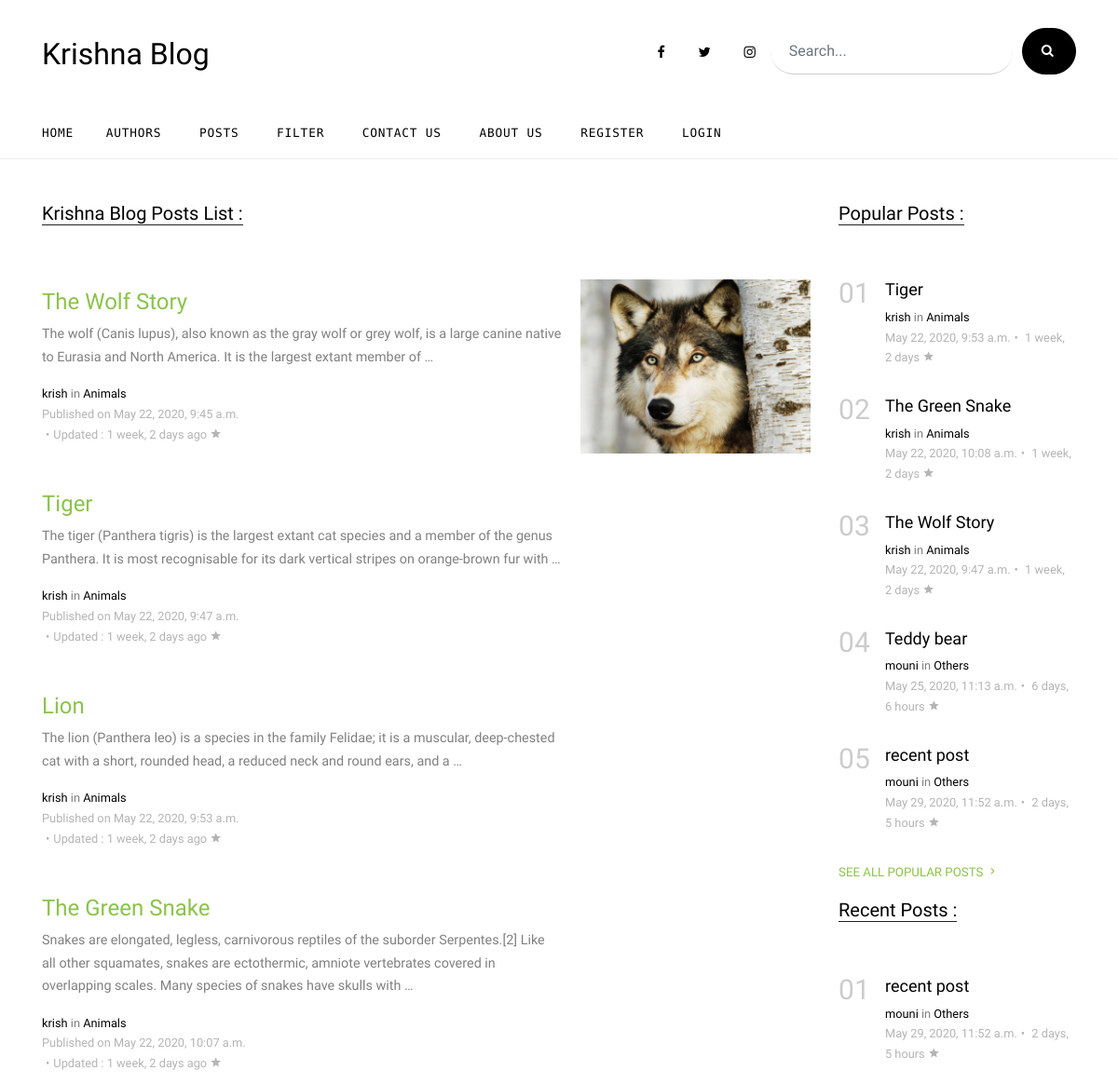
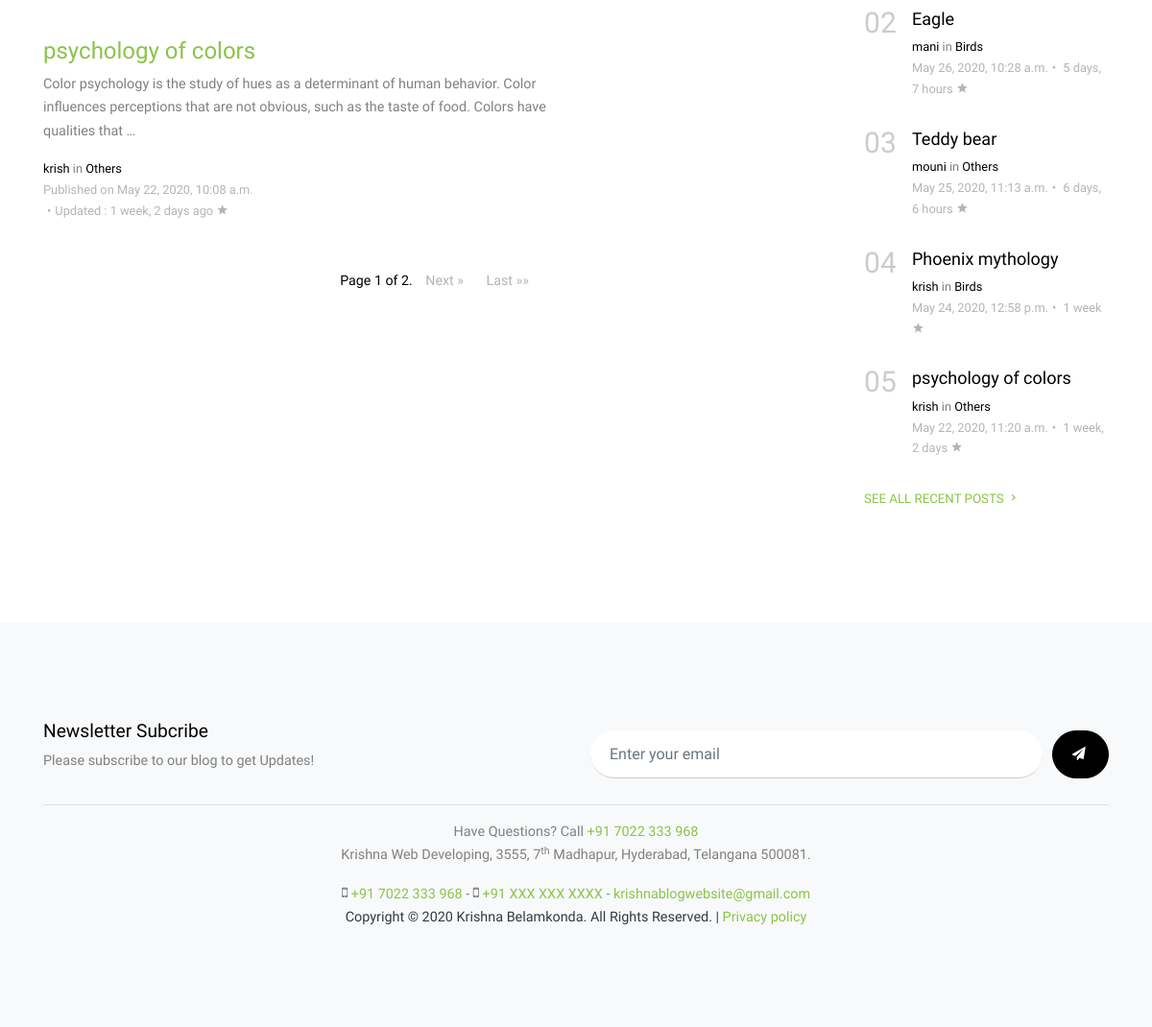
/posts/, run on the app's committed database (2 pictures, top to bottom).
### blog/models.py (models this page shows, shortened)
class Post(models.Model):
    STATUS = ( ('D','draft'), ('P','published') )
    PRIVACY = ( ('Public','Public'), ('Private','Private') )
    CATEGORY =(
            ('Animals', 'Animals'),
            ('Birds', 'Birds'),
            ('Business', 'Business'),
            ('Comedy', 'Comedy'),
            ('Food', 'Food'),
            ('Health', 'Health'),
            ('Movies', 'Movies'),
            ('Sports', 'Sports'),
            ('Politics', 'Politics'),
            ('Technology', 'Technology'),
            ('Others', 'Others'),
        )
    title = models.CharField(max_length=100)
    creator = models.ForeignKey(Author, on_delete=models.CASCADE)
    content = models.TextField(max_length=10000 )
    post_pic = models.ImageField(upload_to='post_img/' , null=True, blank=True)
    slug = models.SlugField(max_length=100, unique='True', null=True, blank=True)
    category = models.CharField(choices=CATEGORY, max_length=20 )
    created_date = models.DateTimeField(auto_now_add=True)
    updated_date = models.DateTimeField(auto_now=True)
    published_date = models.DateTimeField(default=timezone.now)
    status = models.CharField(choices=STATUS, max_length=2, default='D')
    privacy = models.CharField(choices=PRIVACY, max_length=8, default='Public')
    tag1 = models.CharField(max_length=24, blank=True, null=True)
    tag2 = models.CharField(max_length=24, blank=True, null=True)
    tag3 = models.CharField(max_length=24, blank=True, null=True)
    class Meta:
        ordering = ('-published_date',)
        unique_together = ('title', 'slug')

class Author(models.Model):
    name = models.OneToOneField(User, unique=True, max_length=64, on_delete=models.CASCADE)
    dob = models.DateField(null=True, blank=True)
    phone_no = models.CharField(max_length=14, blank=True, null=True)
    email = models.EmailField(blank=True, null=True)
    address = models.TextField(max_length=1000, blank=True, null=True)
    photo = models.ImageField(upload_to='author_img/', blank=True, null=True)
    joined_date = models.DateTimeField(auto_now_add=True)
    slug = models.SlugField(max_length=255, unique=True, null=True, blank=True)
    about = models.TextField(max_length=5000, null=True, blank=True)
    def __str__(self):
        return str(self.name)
    class Meta:
        unique_together = ('name', 'slug')

### blog/views.py (the view)
# urls.py: path('posts/', PostsList.as_view(), name='posts'),
class PostsList(ListView):
    model = Public_Post
    paginate_by = 5
    template_name = 'blog/post_list.html'
    def get_context_data(self, **kwargs):
        context = super().get_context_data(**kwargs)
        context['popular_posts'] = popular.popular()[0:5]
        context['recent_posts'] = Recent_Posts.objects.order_by('-published_date')[:5:]
        return context

### blog/models.py (called while the page is built)
    def get_queryset(self):
        return super().get_queryset().filter(~Q(status='D'), ~Q(privacy='Private')).order_by('id')

    def get_queryset(self):
        return super().get_queryset().filter(~Q(status='D'), ~Q(privacy='Private')).order_by('-published_date')

### blog/popular.py (called while the page is built)
def popular():
    posts = Public_Post.objects.all()
    p_p = {}
    for post in posts:
        cnt = post.comment_set.count()
        if cnt > 0:
            p_p[post.title] = post.comment_set.count()
        else:
            continue
    sort_orders = sorted(p_p.items(), key=lambda x: x[1], reverse=True)
    top_posts = sort_orders
    pop_posts = []
    for k in top_posts:
        post = Public_Post.objects.get(title=k[0])
        pop_posts.append(post)
    return pop_posts

### blog/templates/blog/post_list.html (shortened to what this page needs)
<!DOCTYPE html>
{% extends 'blog/base.html' %}
{% load static %}
{% block content %}
<div class="site-section">
    <div class="container">
        <div class="row">
            <div class="col-lg-9">
                <div class="section-title ">
                    <h2>Krishna Blog  Posts List :</h2>
                </div>
                {% if object_list %}
                {% for post in object_list %}
                <div class="post-entry-2 d-flex">
                    {% if post.post_pic %}
                    <div class="thumbnail order-md-2" style="background-image: url({{ post.post_pic.url }});"></div>
                    {% else %}
                    <div class="thumbnail order-md-2" style="background-image: url();" >
                        <br>
                        <img src="" alt="No image!">
                    </div>
                    {% endif %}
                    <div class="contents order-md-1 pl-0">
                        <h4><a href="{% url 'blog:post' post.slug %}">{{ post.title}}</a></h4>
                        <p class="mb-3">{{ post.content | truncatewords:30}}</p>
                        <div class="post-meta">
                        <span class="d-block"><a href="{% url 'blog:author' post.creator.slug %}">{{ post.creator }}</a> in <a
                                href="#">{{ post.category }}</a></span>
                            <span class="date-read">Published on {{ post.published_date }} <br> <span class="mx-1">&bullet;</span>Updated : {{ post.created_date| timesince}} ago <span
                                    class="icon-star2"></span></span>
                        </div>
                    </div>
                </div>
                {% endfor %}
                {% include 'blog/pagination.html' %}
                {% else %}
                <div class="card-body text-center">
                    <h6 class="alert alert-warning" ><b><i>This Blog does'not have any posts yet!</i></b></h6>
                </div>
                {% endif %}
            </div>
            <div class="col-lg-3">
                <div class="section-title">
                    <h2>Popular Posts :</h2>
                </div>
                {% if popular_posts %}
                {% for post in popular_posts %}
                <div class="trend-entry d-flex">
                    <div class="number align-self-start">0{{ forloop.counter }}</div>
                    <div class="trend-contents">
                        <h2><a href="{% url 'blog:post' post.slug %}">{{post.title}}</a></h2>
                        <div class="post-meta">
                                <span class="d-block"><a href="{% url 'blog:author' post.creator.slug %}">{{ post.creator }}</a> in <a
                                        href="#">{{ post.category }}</a></span>
                            <span class="date-read">{{ post.created_date }}<span class="mx-1">&bullet;</span> {{ post.published_date| timesince}} <span
                                    class="icon-star2"></span></span>
                        </div>
                    </div>
                </div>
                {% endfor %}
                <p>
                    <a href="{% url 'blog:popular-posts' %}" class="more">See All Popular Posts <span class="icon-keyboard_arrow_right"></span></a>
                </p>
                    {% else %}
                    <div class=" text-center">
                    <h6 class="alert alert-secondary" ><b><i>No posts available yet!!</i></b></h6>
                </div>
                    {% endif %}
                <div class="section-title">
                    <h2>Recent Posts :</h2>
                </div>
                {% if recent_posts %}
                {% for post in recent_posts %}
                <div class="trend-entry d-flex">
                    <div class="number align-self-start">0{{ forloop.counter }}</div>
                    <div class="trend-contents">
                        <h2><a href="{% url 'blog:post' post.slug %}">{{post.title}}</a></h2>
                        <div class="post-meta">
                                <span class="d-block"><a href="{% url 'blog:author' post.creator.slug %}">{{ post.creator }}</a> in <a
                                        href="#">{{ post.category }}</a></span>
                            <span class="date-read">{{ post.created_date }}<span class="mx-1">&bullet;</span> {{ post.published_date| timesince}} <span
                                    class="icon-star2"></span></span>
                        </div>
                    </div>
                </div>
                {% endfor %}
                <p>
                    <a href="{% url 'blog:recent-posts' %}" class="more">See All Recent Posts <span
                            class="icon-keyboard_arrow_right"></span></a>
                </p>
                {% else %}
                    <div class=" text-center">
                    <h6 class="alert alert-primary" ><b><i>No posts available yet!!</i></b></h6>
                </div>
                    {% endif %}
            </div>
        </div>
    </div>
</div>
{% endblock %}

### static/css/style.css (style rules this page uses)
html { overflow-x: hidden; }
body { line-height: 1.7; color: gray; font-weight: 300; font-size: .9rem; }
a { -webkit-transition: .3s all ease; -o-transition: .3s all ease; transition: .3s all ease; }
h1, h2, h3, h4, h5, .h1, .h2, .h3, .h4, .h5 { font-family: "Cabin", -apple-system, BlinkMacSystemFont, "Segoe UI", Roboto, "Helvetica Neue", Arial, sans-serif, "Apple Color Emoji", "Segoe UI Emoji", "Segoe UI Symbol", "Noto Color Emoji"; }
.site-section { padding: 2.5em 0; }
@media (min-width: 768px) { .site-section { padding: 7em 0; } }
.section-title { color: #000; margin-bottom: 50px; }
.section-title h2 { font-size: 20px; font-weight: 400; border-bottom: 1px solid #222; position: relative; display: inline-block; }
.section-title h2:before { position: absolute; content: ""; height: 1px; background: #777; }
.post-meta { font-size: .8rem; }
.post-meta a { color: #000; }
.date-read { color: #b4b4b4; }
.post-entry-1, .post-entry-2 { font-size: .9rem; margin-bottom: 30px; }
.post-entry-2 { font-size: .9rem; }
.post-entry-2 .thumbnail { background-size: cover; background-position: center; width: 30%; }
.post-entry-2 .contents { width: 70%; padding: 10px 20px; }
.trend-entry { margin-bottom: 30px; }
.trend-entry .number { -webkit-box-flex: 0; -ms-flex: 0 0 50px; flex: 0 0 50px; font-size: 30px; line-height: 1; color: #ccc; }
.trend-entry .trend-contents h2 { font-size: 18px; }
.trend-entry .trend-contents h2 a { color: #000; }
.more { color: #8bc34a; text-transform: uppercase; font-size: .83rem; }

### data on the page
Post: post_pic (picture), title "The Wolf Story", content "The wolf (Canis lupus), also known as the gray wolf or grey wolf, is a large canine native to Eurasia and North America. It is the largest extant member of …", creator "krish", category "Animals", published_date "May 22, 2020, 9:45 a.m.", created_date "1 week, 2 days", created_date "May 22, 2020, 9:47 a.m.", published_date "1 week, 2 days"
Post: title "Tiger", content "The tiger (Panthera tigris) is the largest extant cat species and a member of the genus Panthera. It is most recognisable for its dark vertical stripes on orange-brown fur with …", creator "krish", category "Animals", published_date "May 22, 2020, 9:47 a.m.", created_date "1 week, 2 days", created_date "May 22, 2020, 9:53 a.m.", published_date "1 week, 2 days"
Post: title "Lion", content "The lion (Panthera leo) is a species in the family Felidae; it is a muscular, deep-chested cat with a short, rounded head, a reduced neck and round ears, and a …", creator "krish", category "Animals", published_date "May 22, 2020, 9:53 a.m.", created_date "1 week, 2 days"
Post: title "The Green Snake", content "Snakes are elongated, legless, carnivorous reptiles of the suborder Serpentes.[2] Like all other squamates, snakes are ectothermic, amniote vertebrates covered in overlapping scales. Many species of snakes have skulls with …", creator "krish", category "Animals", published_date "May 22, 2020, 10:07 a.m.", created_date "1 week, 2 days", created_date "May 22, 2020, 10:08 a.m.", published_date "1 week, 2 days"
Post: title "psychology of colors", content "Color psychology is the study of hues as a determinant of human behavior. Color influences perceptions that are not obvious, such as the taste of food. Colors have qualities that …", creator "krish", category "Others", published_date "May 22, 2020, 10:08 a.m.", created_date "1 week, 2 days", created_date "May 22, 2020, 11:20 a.m.", published_date "1 week, 2 days"
Post: title "Teddy bear", creator "mouni", category "Others", created_date "May 25, 2020, 11:13 a.m.", published_date "6 days, 6 hours"
Post: title "recent post", creator "mouni", category "Others", created_date "May 29, 2020, 11:52 a.m.", published_date "2 days, 5 hours"
Post: title "Eagle", creator "mani", category "Birds", created_date "May 26, 2020, 10:28 a.m.", published_date "5 days, 7 hours"
Post: title "Phoenix mythology", creator "krish", category "Birds", created_date "May 24, 2020, 12:58 p.m.", published_date "1 week"

### other printed values
{{ page_obj.number }} "1"
{{ page_obj.paginator.num_pages }} "2"
